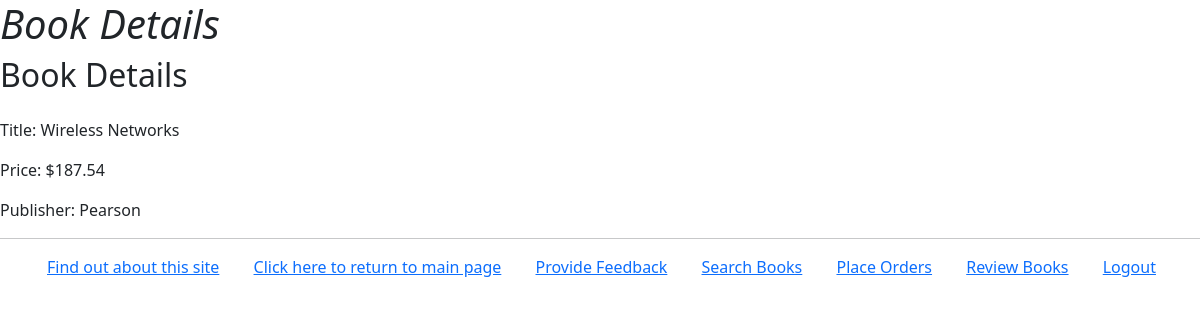
The page /myapp/2/ (signed in) on the database its author committed.
### myapp/models.py (models this page shows, shortened)
class Book(models.Model):
    CATEGORY_CHOICES = [
        ('S', 'Scinece&Tech'),
        ('F', 'Fiction'),
        ('B', 'Biography'),
        ('T', 'Travel'),
        ('O', 'Other')
    ]
    title = models.CharField(max_length=200)
    category = models.CharField(max_length=1, choices=CATEGORY_CHOICES, default='S')
    num_pages = models.PositiveIntegerField(default=100)
    price = models.DecimalField(max_digits=10, decimal_places=2)
    publisher = models.ForeignKey(Publisher, related_name='books', on_delete=models.CASCADE)
    description = models.TextField(max_length=500, blank=True)
    num_reviews = models.PositiveIntegerField(default=0)

class Publisher(models.Model):
    name = models.CharField(max_length=200)
    website = models.URLField()
    city = models.CharField(max_length=20, blank=True)
    country = models.CharField(max_length=20, default="USA")

### myapp/views.py (the view)
# urls.py: path('<int:book_id>/', views.detail, name='detail'),
@login_required
def detail(request, book_id):
    user = request.user
    if hasattr(user, 'member'):
        book = get_object_or_404(Book, id=book_id)
        return render(request, 'myapp/details.html', {'book_details': book})
    else:
        message = "You are not a registered member!"
        return render(request, 'myapp/details.html', {'message': message})

### myapp/templates/myapp/details.html (shortened to what this page needs)
{% extends 'myapp/base.html' %}
{% block body_block %}
    <div class="book-details">
        <h2 class="mb-4">Book Details</h2>
        <p><span class="font-weight-bold">Title:</span> {{ book_details.title }}</p>
        <p><span class="font-weight-bold">Price:</span> ${{ book_details.price }}</p>
        <p><span class="font-weight-bold">Publisher:</span> {{ book_details.publisher.name }}</p>
    </div>
{% endblock %}

### myapp/static/myapp/style.css (style rules this page uses)
body { background-color: #f0f0f0; color: #333; font-size: 16px; font-family: Arial, sans-serif; }

### rows shown on the page
Book: title "Wireless Networks", price "187.54", publisher.name "Pearson"
